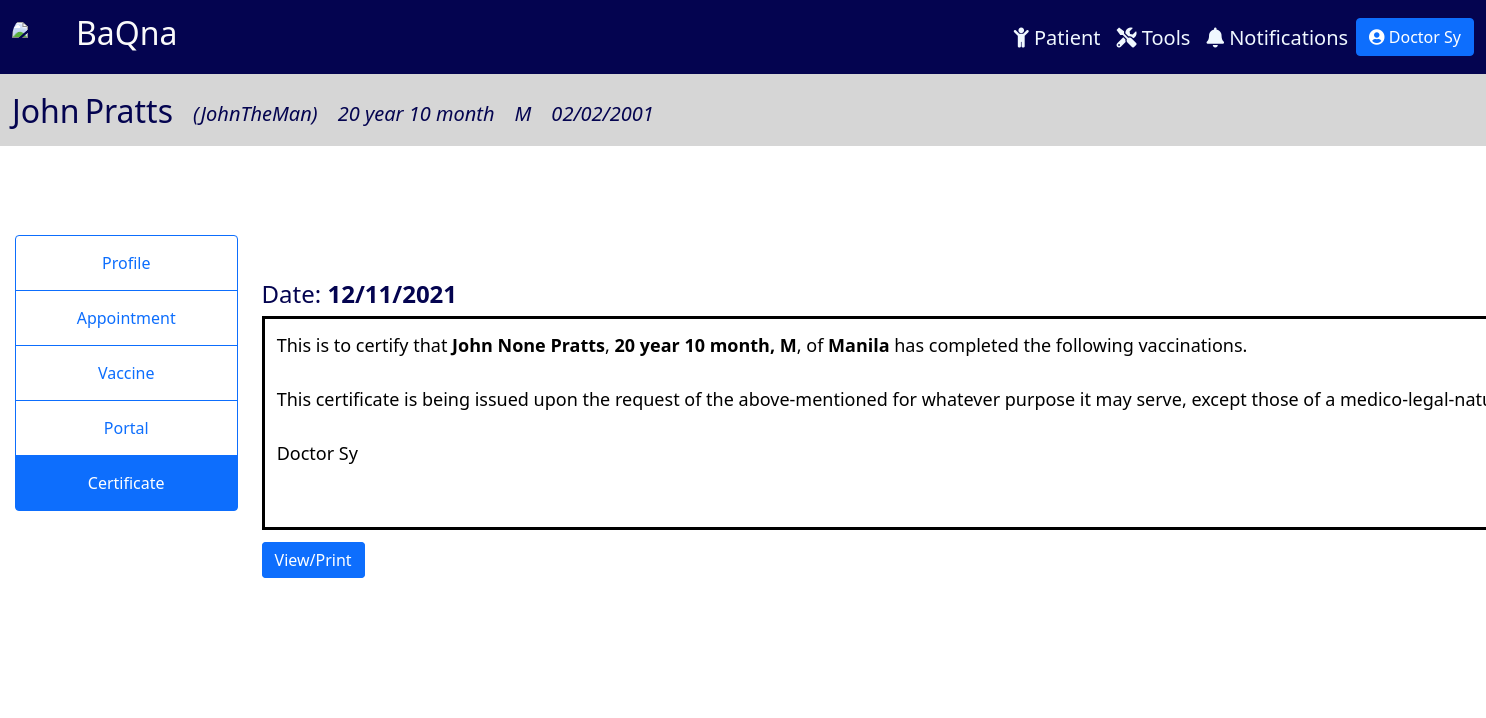
Page /certificate/12 (signed in) on the committed database.
### tracker/models.py (models this page shows, shortened)
class Physician(models.Model):
    CAN_REG = (
        ('Yes', 'Yes'),
        ('No', 'No'),
    )
    user = models.OneToOneField(User, null=True, on_delete=models.CASCADE)
    prefix = models.CharField(max_length=100, null=True, blank=True)
    last_name = models.CharField(max_length=100, null=True)
    first_name = models.CharField(max_length=100, null=True)
    title = models.CharField(max_length=100, null=True, blank=True)
    date_start = models.DateField(null=True, blank=True)
    date_end = models.DateField(null=True, blank=True)
    cell_no = PhoneNumberField(null=True, blank=True)
    doc_type = models.CharField(max_length=100, null=True)
    can_reg = models.CharField(max_length=100, null=True, blank=True, choices=CAN_REG)
    def __str__(self):
        return self.doc_type + " " + self.last_name

class Patient(models.Model):
    SEX = (
        ('M', 'Male'),
        ('F', 'Female'),
    )
    last_name = models.CharField(max_length=100, null=True)
    first_name = models.CharField(max_length=100, null=True)
    middle_name = models.CharField(max_length=100, null=True, blank=True)
    suffix = models.CharField(max_length=2, null=True, blank=True)
    nick_name = models.CharField(max_length=100, null=True, blank=True)
    sex = models.CharField(max_length=1, null=True, choices=SEX)
    birthdate = models.DateField(null=True)
    age = models.CharField(max_length=100, null=True, blank=True)
    attending_doctor = models.ForeignKey(Physician, related_name="docpatient", on_delete=models.CASCADE, null=True)
    cert_date = models.DateField(null=True, blank=True)
    cell_no = PhoneNumberField(null=True, blank=True, validators=[MaxLengthValidator(13)])
    landline = models.CharField(max_length=100, null=True, blank=True)
    email = models.EmailField(max_length=254, null=True, blank=True)
    house_no = models.CharField(max_length=100, null=True, blank=True)
    barangay = models.CharField(max_length=100, null=True, blank=True)
    city = models.CharField(max_length=100, null=True, blank=True)
    region = models.CharField(max_length=100, null=True, blank=True)
    zip = models.IntegerField(null=True, blank=True)
    mfname = models.CharField(max_length=100, null=True, blank=True)
    mlname = models.CharField(max_length=100, null=True, blank=True)
    mcontact = PhoneNumberField(null=True, blank=True)
    memail = models.EmailField(max_length=254, null=True, blank=True)
    ffname = models.CharField(max_length=100, null=True, blank=True)
    flname = models.CharField(max_length=100, null=True, blank=True)
    fcontact = PhoneNumberField(null=True, blank=True)
    femail = models.EmailField(max_length=254, null=True, blank=True)
    c1full_name = models.CharField(max_length=100, null=True, blank=True)
    relation1 = models.CharField(max_length=100, null=True, blank=True)
    c1contact = PhoneNumberField(null=True, blank=True)
    c2full_name = models.CharField(max_length=100, null=True, blank=True)
    relation2 = models.CharField(max_length=100, null=True, blank=True)
    c2contact = PhoneNumberField(null=True, blank=True)

### tracker/views.py (the view)
# urls.py: path('certificate/<str:pk>', views.certificate, name='certificate'),
@login_required(login_url='login')
def certificate(request, pk):
    patient = Patient.objects.get(id=pk)
    cert_date_form = CertDateForm(instance=patient)
    curr_date = datetime.date.today()
    months = curr_date.month - patient.birthdate.month
    years = curr_date.year - patient.birthdate.year
    age = "{} year {} month".format(years, months)
    patient.cert_date = curr_date
    patient.age = age
    data = {
        'patient': patient,
        'age': age,
        'curr_date': curr_date,
        'cert_date_form': cert_date_form,
    }
    return render(request, 'tracker/certificate.html', data)

### tracker/templatetags/auth_extras.py (called while the page is built)
@register.filter(name='has_group')
def has_group(user, group_name):
    group = Group.objects.get(name=group_name)
    return True if group in user.groups.all() else False

### tracker/templates/tracker/certificate.html (shortened to what this page needs)
{% include 'tracker/info_header.html' %}
{% block content %}
{% load auth_extras %}
<div class="container-fluid" style="padding:1%; ">
    <div class="row">
        <div class="col-lg-2" style="background-color: rgb(255, 255, 255); display: flex; justify-content: center; margin-top: 5%;">
            <div class="btn-group-vertical" style="display: block;">
              <a class="btn btn-outline-primary" href="{% url 'patient' patient.id %}">Profile</a>
              <a class="btn btn-outline-primary" href="{% url 'appointment' patient.id %}">Appointment</a>
              <a class="btn btn-outline-primary" href="{% url 'vaccine' patient.id %}">Vaccine</a>
              {% if request.user|has_group:"Doctor" or request.user|has_group:"Admin" %}
              <a class="btn btn-outline-primary" href="{% url 'portal' patient.id %}">Portal</a>
              {% endif %}
              <a class="btn btn-outline-primary active" href="#">Certificate</a>
            </div>
        </div>
        <div class="col-lg-10" style="background-color: white; padding-top: 8%; padding-bottom: 8%;">
            {% if request.user|has_group:"Doctor" or request.user|has_group:"Admin" %}
            {% if patient.cert_date is None %}
            <h4>Date: No Vaccine Certificate Yet</h4>
            {% else %}
            <h4>Date: <b>{{patient.cert_date}}</b></h4>
            {% endif %}
            <div class="certificate-text">
                <p style="border-style: solid; padding: 1%; padding-bottom: 5%; font-size: 18px; color: black; width: max-content   ;">
                    This is to certify that <b>{{patient.first_name}} {{patient.middle_name}} {{patient.last_name}}</b>,
                    <b>{{age}}, {{patient.sex}}</b>, of <b>{{patient.city}}</b> has completed the following
                    vaccinations. <br><br> This certificate is being issued upon the request of the above-mentioned for
                    whatever purpose it may serve, except those of a medico-legal-nature.<br><br>
                    {{patient.attending_doctor}}
                </p>
                <a style="display:inline;"
                  class="btn btn-primary"
                  href="{% url 'generatepdf' patient.id %}"
                  target="_blank"
                  rel="noopener noreferrer"
                  >
                  View/Print
                </a>
            </div>
            {% endif %}
            </div>
        </div>
    </div>
{% endblock content %}

### tracker/templates/tracker/info_header.html
{% extends 'tracker/main.html' %}
{% block content %}
<nav class="navbar navbar-expand-xl" style="background-color: rgb(214, 214, 214);">
    <div class="container-fluid">
      <div class="collapse navbar-collapse me-auto" id="navbarTogglerDemo02">
        <div style="margin-right: auto; margin-top: 10px;">
          <ul class="navbar-nav me-auto mb-2 mb-lg-0 navbar-custom">
            <li class="nav-item" style="margin-right: 5px">
              <h2>{{patient.first_name}}</h2>
            </li>
            <li class="nav-item" style="margin-right: 20px">
              <h2>{{patient.last_name}}</h2>
            </li>
            <li class="nav-item" style="margin-right: 20px">
              <i><h5 style="margin-top: 10px;">({{patient.nick_name}})</h5></i>
            </li>
            <li class="nav-item" style="margin-right: 20px">
              <i><h5 style="margin-top:10px;">{{age}}</h5></i>
            </li>
            <li class="nav-item" style="margin-right: 20px">
              <i><h5 style="margin-top:10px;">{{patient.sex}}</h5></i>
            </li>
            <li class="nav-item" style="margin-right: 20px">
              <i><h5 style="margin-top:10px;">{{patient.birthdate}}</h5></i>
            </li>
          </ul>
        </div>
      </div>
    </div>
</nav>
{% endblock content %}

### tracker/templates/tracker/main.html (shortened to what this page needs)
{% load static %} {% load auth_extras %}
<!DOCTYPE html>
<html lang="en">
<head>
    <link href="https://cdn.jsdelivr.net/npm/bootstrap@5.1.3/dist/css/bootstrap.min.css" rel="stylesheet">
    <link rel="stylesheet" href="https://cdnjs.cloudflare.com/ajax/libs/font-awesome/5.15.3/css/all.min.css" />
    <link rel="stylesheet" href="https://cdnjs.cloudflare.com/ajax/libs/tempusdominus-bootstrap-4/5.1.2/css/tempusdominus-bootstrap-4.min.css" />
</head>
<body>
  <nav class="navbar navbar-expand-xl" style="background-color: rgb(4, 4, 80);color: white;">
    <div class="container-fluid">
      {% if request.user|has_group:'Patient User' %}
        <a href="{% url 'homePatient' %}" class="navbar-brand">
          <div class="logo-image">
            <img src="https://i.ibb.co/drT8m1M/logo.jpg" class="img-fluid">
          </div>
        </a>
        <a href="{% url 'homePatient' %}"><h2 style="float: left; color: #FAFAFA;">BaQna</h2></a>
      {% else %}
        <a href="{% url 'home' %}" class="navbar-brand">
          <div class="logo-image">
            <img src="https://i.ibb.co/drT8m1M/logo.jpg" class="img-fluid">
          </div>
        </a>
        <a href="{% url 'home' %}"><h2 style="float: left; color: #FAFAFA;">BaQna</h2></a>
      {% endif %}
      <div class="collapse navbar-collapse me-auto" id="navbarTogglerDemo02">
        <div style="margin-left: auto;margin-top: 10px;">
          <ul class="navbar-nav me-auto mb-2 mb-lg-0 navbar-custom">
            {% if request.user|has_group:"Doctor" or request.user|has_group:"Admin" %}
            <li class="nav-item" style="margin-left: 15rem;">
              <a class="nav-link" href="{% url 'home' %}"><h5><i class="fas fa-child"></i> Patient</h5></a>
            </li>
            <li class="nav-item">
              <a class="nav-link" href="{% url 'report' %}"><h5><i class="fas fa-tools"></i> Tools</h5></a>
            </li>
            <li class="nav-item">
              <a class="nav-link" href="{% url 'notifs' %}"><h5><i class="fas fa-bell"></i> Notifications</h5></a>
            </li>
            {% endif %}
            <li class="nav-item">
              <div class="dropdown">
                <button class="btn btn-primary" type="button" id="dropdownMenuButton1" data-bs-toggle="dropdown" aria-expanded="false">
                  <i class="fas fa-user-circle"></i>
                  {% if request.user|has_group:'Doctor' %}
                    {{request.user.physician}}
                  {% elif request.user|has_group:'Patient User' %}
                    {{request.user.patientuser}}
                  {% else %}
                    {{request.user}}
                  {% endif %}
                </button>
              </div>
            </li>
          </ul>
        </div>
      </div>
    </div>
  </nav>
  {% block content %}
  {% endblock %}
</body>
</html>

### tracker/templates/tracker/main.html (style rules this page uses)
body { color:rgb(4, 4, 80); }
.navbar-custom a { color: aliceblue; }
.logo-image { width: 48px; height: 48px; border-radius: 50%; overflow: hidden; }
.btn-group-vertical a { padding: 15px; }

### rows in the picture
Patient: first_name "John", last_name "Pratts", nick_name "JohnTheMan", sex "M", birthdate "02/02/2001", cert_date "12/11/2021", middle_name "None", city "Manila", attending_doctor "Doctor Sy"

### other values in the picture
{{ request.user.physician }} "Doctor Sy"
